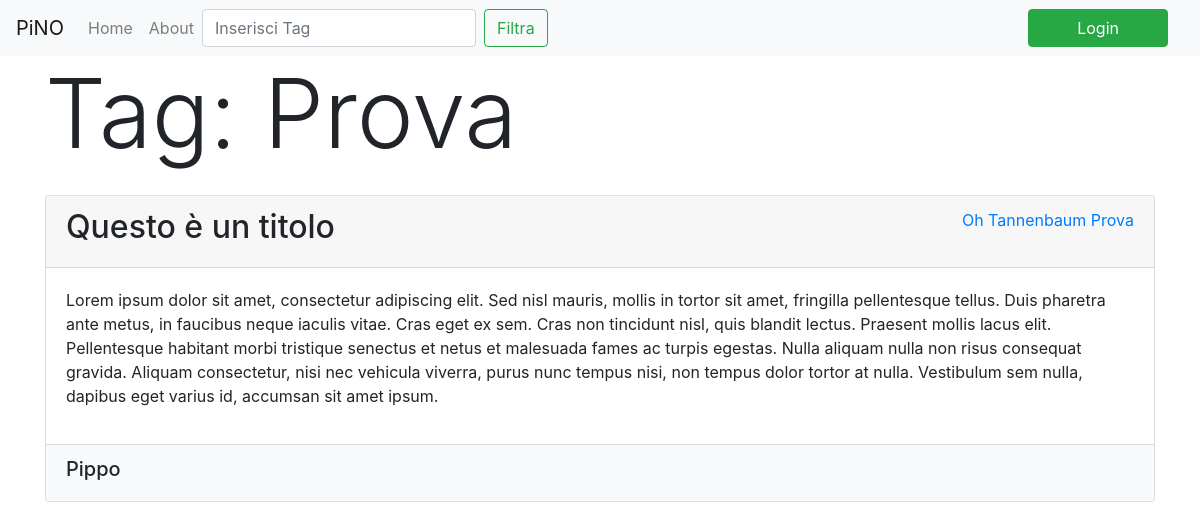
The page /index.php?tag=Prova on the database its author committed.
### tables this page shows
CREATE TABLE `post` (
  `id` int(11) NOT NULL,
  `user_id` int(11) NOT NULL,
  `title` varchar(255) NOT NULL,
  `content` longtext DEFAULT NULL,
  `creation_date` datetime NOT NULL
);

CREATE TABLE `user` (
  `id` int(11) NOT NULL,
  `firstName` varchar(64) NOT NULL,
  `lastName` varchar(64) NOT NULL,
  `email` varchar(255) NOT NULL,
  `password` varchar(255) NOT NULL
);

### index.php (called while the page is built, shortened)
<?php
include_once 'core/bootstrap.php';
include_once 'entity/Post.php';
include_once 'entity/PostRepository.php';
if (isset($_GET['tag'])) {
    $posts = $repo->getAllPostsByTag($_GET['tag']);
} else {
    $posts = $repo->getAllByDatabase();
}
include 'view/index.php';

### core/bootstrap.php (called while the page is built)
<?php
require_once 'entity/PostRepository.php';
require_once 'entity/Post.php';
$repo = new PostRepository();

### entity/PostRepository.php (called while the page is built, shortened)
<?php
class PostRepository
{
    public function getAllByDatabase()
    {
        try {
            $username = 'root';
            $password = '';
            $pdo = new PDO('mysql:host=localhost;dbname=blogdef', $username, $password);
            $query = $pdo->query('SELECT post.user_id, post.title, post.content, user.id,user.firstName, post.id, tags.id, tags.title, post_tag.post_id, post_tag.tag_id FROM post INNER JOIN user ON post.user_id=user.id INNER JOIN post_tag ON post.id=post_tag.post_id INNER JOIN tags ON tags.id=post_tag.tag_id GROUP BY post.id');
            $postsdb = $query->fetchAll();
            $posts = [];
            foreach ($postsdb as $postdb) {
                $tagsdb = [];
                $postid = $postdb['post_id'];
                $statement = $pdo->prepare('SELECT post.id, tags.id, post_tag.post_id, tags.title, post_tag.tag_id FROM post INNER JOIN post_tag ON post.id=post_tag.post_id INNER JOIN tags ON tags.id=post_tag.tag_id WHERE post_tag.post_id=:postid');
                $statement->bindParam(':postid', $postid);
                $statement->execute();
                $id = $statement->fetchAll();
                foreach ($id as $tag) {
                    $tagsdb[] = $tag['title'];
                }
                $posts[] = new Post($postdb[1], $postdb['content'], $postdb['firstName'], $tagsdb);
            }
            return $posts;
        } catch (PDOException $e) {
            print "Error!: " . $e->getMessage() . "<br/>";
            die();
        }
    }
    public function getAllPostsByTag($selTag)
    {
        $exists = 0;
        $posts = $this->getAllByDatabase();
        foreach ($posts as $i => $post) {
            foreach ($post->tags as $tag) {
                if ($tag == $selTag) {
                    $exists = 1;
                }
            }
            if ($exists != 1) {
                unset($posts[$i]);
            }
            $exists = 0;
        }
        return $posts;
    }
}

### entity/Post.php (called while the page is built, shortened)
<?php
class Post
{
    public function __construct($title, $content, $author, $tags)
    {
        $this->title = $title;
        $this->content = $content;
        $this->author=$author;
        $this->tags = $tags;
    }
}

### view/index.php (the view, shortened to what this page needs)
<?php require 'modules/header.php'; ?>
<div class="container">
    <?php if (empty($posts)) { ?>
        <h1 class="display-1">Non ci sono post!</h1>
    <?php } else { ?>
        <?php if (!isset($_GET['tag'])) { ?>
            <h1 class="display-1 mb-4">Ultimi post</h1>
        <?php } else { ?>
            <h1 class="display-1 mb-4">Tag: <?= $_GET['tag'] ?></h1>
        <?php } ?>
    <?php } ?>
    <?php foreach ($posts as $post) :  ?>
        <div class="card mb-5">
            <div class="card-header">
                <div class="row">
                    <div class="col order-1">
                        <h2><?= $post->title ?></h2>
                    </div>
                    <div class="col order-12 d-flex justify-content-end align-middle ">
                        <?php foreach ($post->tags as $tag) : ?>
                            <a class="text-decoration-none" href="index.php?tag=<?= $tag ?>"> <?php echo "&nbsp;$tag" ?> </a>
                        <?php endforeach ?>
                    </div>
                </div>
            </div>
            <div class="card-body">
                <div class="card-text">
                    <p> <?= $post->content ?> </p>
                </div>
            </div>
            <div class="card-footer bg-light">
                <div class="row">
                    <div class="col order-1">
                        <h5><?= $post->author ?></h5>
                    </div>
                    <div class="col order-12">
                    </div>
                </div>
            </div>
        </div>
    <?php endforeach ?>
</div>
</body>
<?php require 'modules/footer.php'; ?>

### rows shown on the page
post: title "Questo è un titolo", tag "Oh Tannenbaum", tag "Prova", content "Lorem ipsum dolor sit amet, consectetur adipiscing elit. Sed nisl mauris, mollis in tortor sit amet, fringilla pellentesque tellus. Duis pharetra ante metus, in faucibus neque iaculis vitae. Cras eget ex sem. Cras non tincidunt nisl, quis blandit lectus. Praesent mollis lacus elit. Pellentesque habitant morbi tristique senectus et netus et malesuada fames ac turpis egestas. Nulla aliquam nulla non risus consequat gravida. Aliquam consectetur, nisi nec vehicula viverra, purus nunc tempus nisi, non tempus dolor tortor at nulla. Vestibulum sem nulla, dapibus eget varius id, accumsan sit amet ipsum.", user.firstName "Pippo"

### other values the page prints
$_GET['tag'] "Prova"
